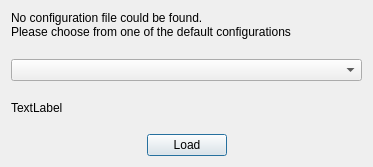
<?xml version="1.0" encoding="UTF-8"?>
<ui version="4.0">
 <class>importSettings</class>
 <widget class="QDialog" name="importSettings">
  <property name="geometry">
   <rect>
    <x>0</x>
    <y>0</y>
    <width>373</width>
    <height>167</height>
   </rect>
  </property>
  <property name="windowTitle">
   <string>Import Settings</string>
  </property>
  <layout class="QVBoxLayout" name="verticalLayout">
   <item>
    <widget class="QLabel" name="label">
     <property name="text">
      <string>No configuration file could be found.
Please choose from one of the default configurations</string>
     </property>
     <property name="scaledContents">
      <bool>false</bool>
     </property>
     <property name="alignment">
      <set>Qt::AlignLeading|Qt::AlignLeft|Qt::AlignTop</set>
     </property>
    </widget>
   </item>
   <item>
    <widget class="QComboBox" name="cbConfigs"/>
   </item>
   <item>
    <widget class="QLabel" name="lblDetails">
     <property name="text">
      <string>TextLabel</string>
     </property>
    </widget>
   </item>
   <item>
    <layout class="QHBoxLayout" name="horizontalLayout">
     <item>
      <spacer name="horizontalSpacer">
       <property name="orientation">
        <enum>Qt::Horizontal</enum>
       </property>
       <property name="sizeHint" stdset="0">
        <size>
         <width>40</width>
         <height>20</height>
        </size>
       </property>
      </spacer>
     </item>
     <item>
      <widget class="QPushButton" name="btnLoad">
       <property name="text">
        <string>Load</string>
       </property>
      </widget>
     </item>
     <item>
      <spacer name="horizontalSpacer_2">
       <property name="orientation">
        <enum>Qt::Horizontal</enum>
       </property>
       <property name="sizeHint" stdset="0">
        <size>
         <width>40</width>
         <height>20</height>
        </size>
       </property>
      </spacer>
     </item>
    </layout>
   </item>
  </layout>
 </widget>
 <resources/>
 <connections/>
</ui>
